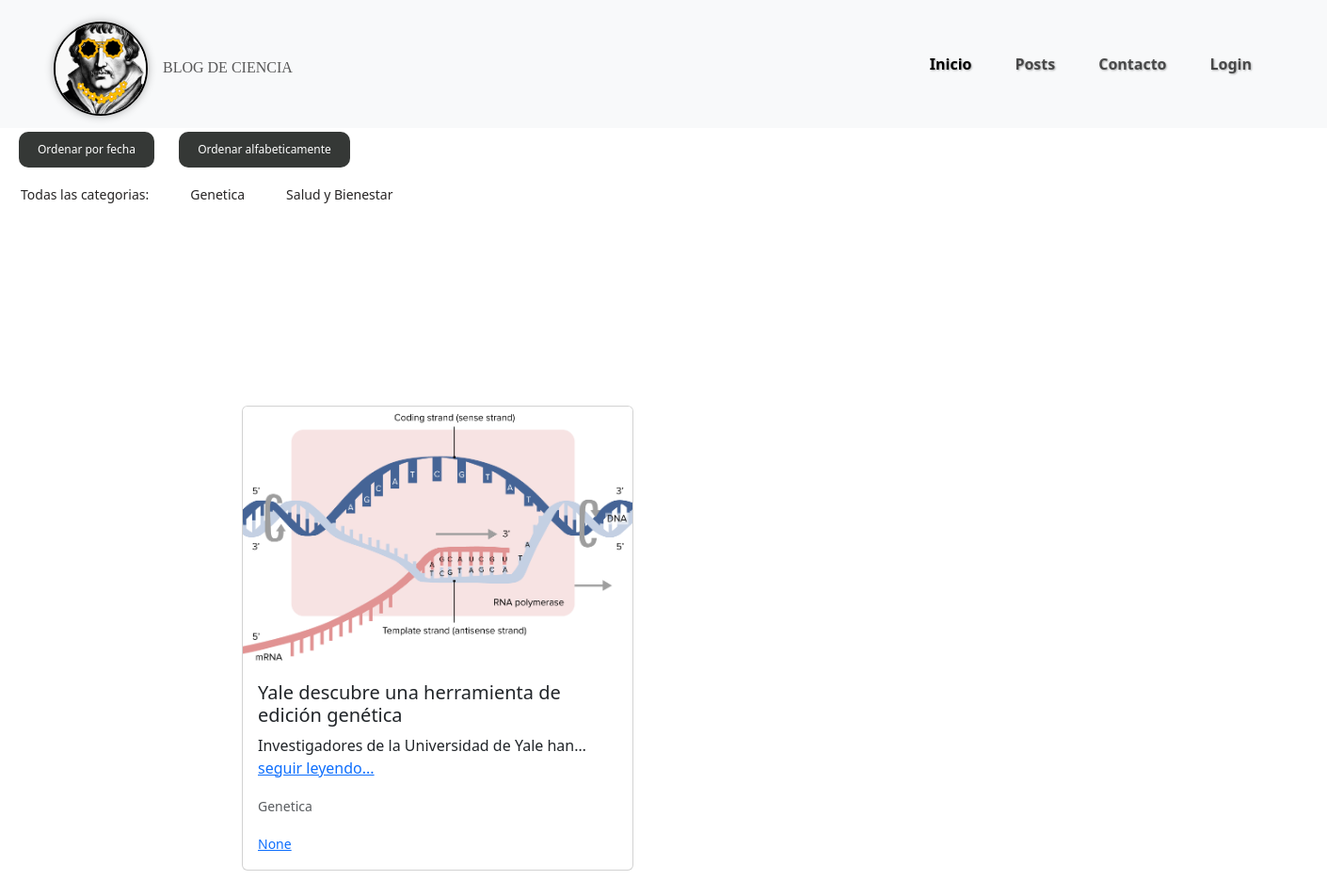
The app's page /posts/, older data.
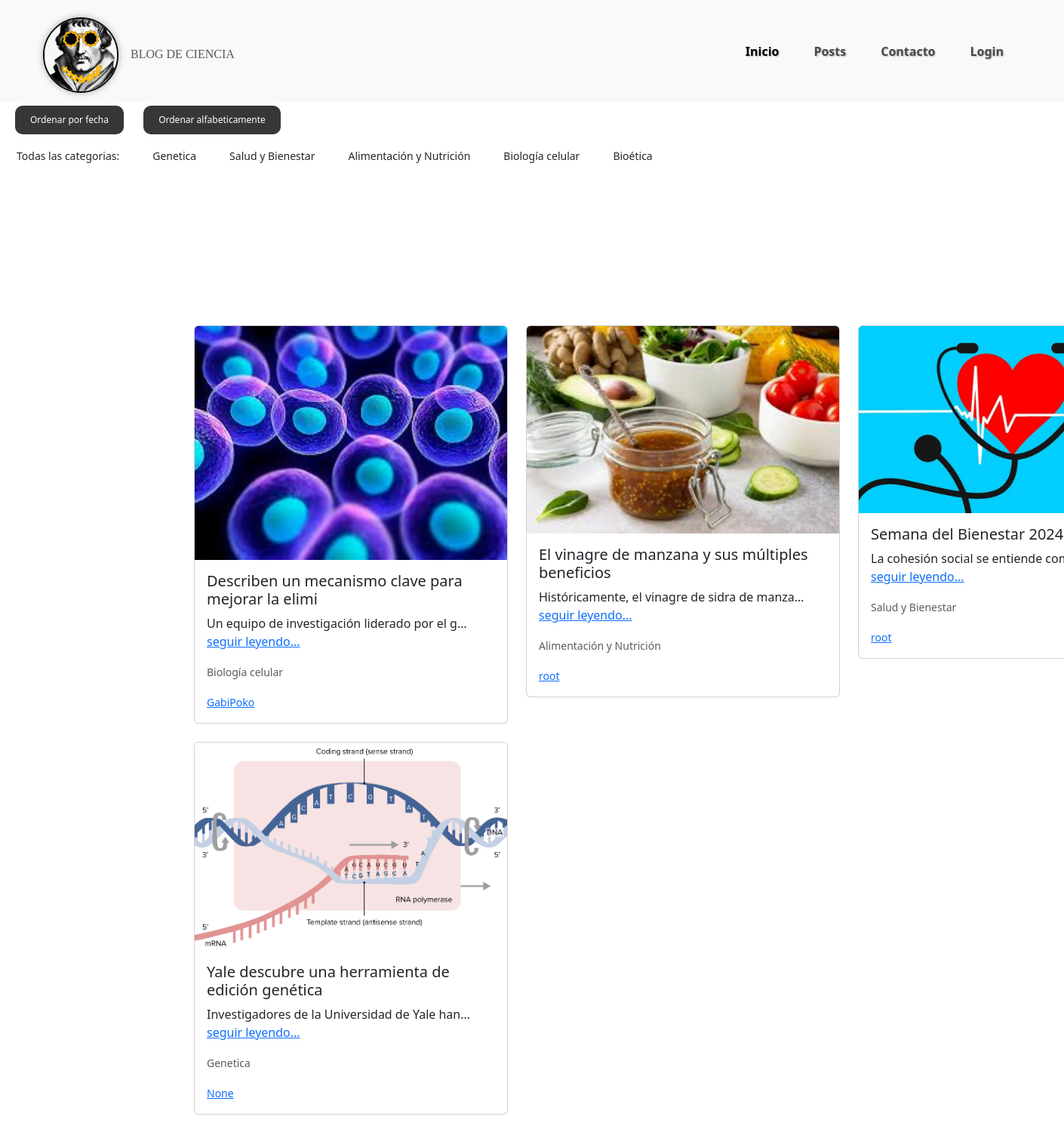
The same page, newer data.
### apps/posts/models.py (models this page shows, shortened)
class Categoria (models.Model):
    nombre = models.CharField (max_length=30, null= False)
    def __str__(self):
        return self.nombre

class Post(models.Model):
    titulo = models.CharField(max_length=50, null=False)
    subtitulo = models.CharField(max_length=100, null=True, blank=True)
    fecha = models.DateTimeField(auto_now_add=True)
    texto = models.TextField(null=False)
    activo = models.BooleanField(default=True)
    categoria = models.ForeignKey(Categoria, on_delete=models.SET_NULL, null=True, default='Sin categoría')
    imagen = models.ImageField(null=True, blank=True, upload_to='media', default='static/post_default.png')
    publicado = models.DateTimeField(default=timezone.now)
    autor = models.ForeignKey (settings.AUTH_USER_MODEL, on_delete=models.CASCADE, null= True)
    class Meta:
        ordering = ('-publicado',)

### apps/usuario/models.py (models this page shows, shortened)
class Usuario (AbstractUser):
    imagen = models.ImageField(null= True, blank= True, upload_to='usuarios', default= 'usuario/user_default.png')

### apps/posts/views.py (the view)
# urls.py: path('posts/', PostListView.as_view(), name='posts'),
class PostListView (ListView):
    model = Post
    template_name = 'posts/posts.html'
    context_object_name = 'posts'
    def get_queryset(self):
        queryset = super().get_queryset()
        ordenar_por = self.request.GET.get("ordenar")
        print(ordenar_por)
        if ordenar_por == "fecha":
            queryset = queryset.order_by("-fecha")
        elif ordenar_por == "alfabetico":
            queryset = queryset.order_by("-titulo")
        autor = self.request.GET.get("autor")
        if autor:
            queryset = queryset.filter(autor__username=autor)
        categoria = self.request.GET.get("categoria")
        if categoria:
            queryset = queryset.filter(categoria__nombre=categoria)
        return queryset
    def get_context_data(self, **kwargs):
        context = super().get_context_data(**kwargs)
        context["categorias"] = Categoria.objects.all()
        return context

### apps/posts/templatetags/colaborador_tags.py (called while the page is built)
@register.filter(name='has_group')
def has_group (user, group_name):
    return user.groups.filter(name=group_name).exists()

### templates/posts/posts.html (shortened to what this page needs)
{% extends 'base.html' %}
{% load static %}
{% load colaborador_tags %}
{% block contenido %}
<div> <a href="?ordenar=fecha"><button class="botton_fecha">Ordenar por fecha</button></a>
    <a href="?ordenar=alfabetico"><button class="botton_fecha">Ordenar alfabeticamente</button></a>
</div>
<div class="contenedor-categorias">
    <a href="{% url 'apps.posts:posts' %}">Todas las categorias:</a>
    {% for categoria in categorias %}
    <a href="?categoria={{categoria.nombre}}"> {{categoria.nombre}}</a>
    {% endfor %}
</div>
<div class= 'container-fluid' style="margin: 200px;">
    {% for i in posts %}
    <div class="container">
        <div class="row">
            {% for i in posts %}
            <div class="col-md-4">
                <div class="card mb-4">
                    <img src="{{ i.imagen.url }}" class="card-img-top" alt="Imagen de noticia">
                    <div class="card-body">
                        <h5 class="card-title">{{ i.titulo }}</h5>
                        <p class="card-text">{{ i.texto | truncatechars:45}} <a href="{% url 'apps.posts:post_individual' i.id %}">seguir leyendo...</a></p>
                        <p class="card-text"><small class="text-muted">{{ i.categoria }}</small></p>
                        <a href="?autor={{i.autor}}"><small>{{i.autor}}</small></a>
                    </div>
                </div>
            </div>
            {% endfor %}
        </div>
    </div>
        {% empty %}
        <h1>No hay registro</h1> -->
    {% endfor %}
{% endblock %}

### templates/base.html (shortened to what this page needs)
{% load static %}
{% load colaborador_tags %}
<!doctype html>
<html lang="es-ar">
    <head>
        <link
            href="https://cdn.jsdelivr.net/npm/bootstrap@5.3.2/dist/css/bootstrap.min.css"
            rel="stylesheet"
        />
        <link rel="stylesheet" href= "{% static 'css/style.css' %}">
    </head>
    <body>
        <header>
          <nav class="navbar navbar-expand-lg navbar-light bg-light">
                <div class="container">  <a class="navbar-brand" href="{% url 'apps.posts:posts' %}">
                  <img src="{% static 'img/GB.jpg' %}" alt="Logo" class="rounded-circle img-fluid" style="width: 100px; height: 100px; border: 2px solid #000;">
                </a>
                <span class="navbar-text ml-auto" style= "font-family: 'Bangers', cursive; font-weight: 400;">  BLOG DE CIENCIA
                </span>
                <div class="collapse navbar-collapse justify-content-end" id="navbarNav">
                  <ul class="navbar-nav">
                    <li class="nav-item">
                      <a class="nav-link active" aria-current="page" href="{% url 'index' %}">Inicio</a>
                    </li>
                    <li class="nav-item">
                      <a class="nav-link" href="{% url 'apps.posts:posts' %}">Posts</a>
                    </li>
                    <li class="nav-item">
                      <a class="nav-link" href="{% url 'contacto' %}">Contacto</a>
                    </li>
                    {% if user.is_authenticated %}
                    <li class="nav-item">
                      <form action="{% url 'apps.usuario:logout' %}" method="post" class="d-flex">
                        {% csrf_token %}
                        <button class="nav-link" type="submit">{{ user.username }}: logout</button>
                      </form>
                    </li>
                    {% else %}
                    <li class="nav-item">
                      <a class="nav-link" href="{% url 'login' %}">Login</a>
                    </li>
                    {% endif %}
                  </ul>
                </div>
              </div>
            </nav>
          </header>
        {% block contenido %}
        {% endblock %}
    </body>
</html>

### static/css/style.css (style rules this page uses)
.navbar-brand .rounded-circle { width: 300px; height: 100px; border-radius: 100%; border: 2px solid #fff; box-shadow: 0px 0px 10px rgba(0, 0, 0, 0.3); object-fit: cover; }
.navbar-nav .nav-item { font-weight: bold; color: rgb(53, 48, 48); text-decoration: ; text-shadow: 1px 1px 2px rgba(0, 0, 0, 0.3); margin: 0 15px; }
.navbar-brand, .navbar-text { padding-top: 15px; }
.botton_fecha { background-color: #353836; border: none; border-radius: 10px; color: white; padding: 10px 20px; text-align: center; text-decoration: none; display: inline-block; font-size: 12px; margin: 4px 2px; cursor: pointer; margin-left: 20px; }
.contenedor-categorias { display: flex; align-items: center; }
.contenedor-categorias h5, .contenedor-categorias a { display: inline-block; margin-right: 15px; }
.contenedor-categorias a { margin-top: -20px; text-decoration: none; border-radius: 10px; color: rgb(39, 37, 37); padding: 10px 20px; text-align: center; display: inline-block; font-size: 14px; margin: 4px 2px; cursor: pointer; }
.container-fluid .container { text-align: left; }

Row changes from the older to the newer data that the page shows:
no longer on one of the page's lists (row unchanged): Post: titulo "Yale descubre una herramienta de edición genética", texto "Investigadores de la Universidad de Yale han…", categoria "Genetica", autor "None"
added Categoria: nombre "Alimentación y Nutrición"
added Categoria: nombre "Biología celular"
added Categoria: nombre "Bioética"
added Post: imagen (picture), titulo "Describen un mecanismo clave para mejorar la elimi", texto "Un equipo de investigación liderado por el g…", categoria "Biología celular", autor "GabiPoko", Post (imagen (picture), titulo "Yale descubre una herramienta de edición genética", texto "Investigadores de la Universidad de Yale han…", categoria "Genetica", autor "None")
added Post: imagen (picture), titulo "El vinagre de manzana y sus múltiples beneficios", texto "Históricamente, el vinagre de sidra de manza…", categoria "Alimentación y Nutrición", autor "root"
added Post: imagen (picture), titulo "Semana del Bienestar 2024", texto "La cohesión social se entiende…", categoria "Salud y Bienestar", autor "root"
